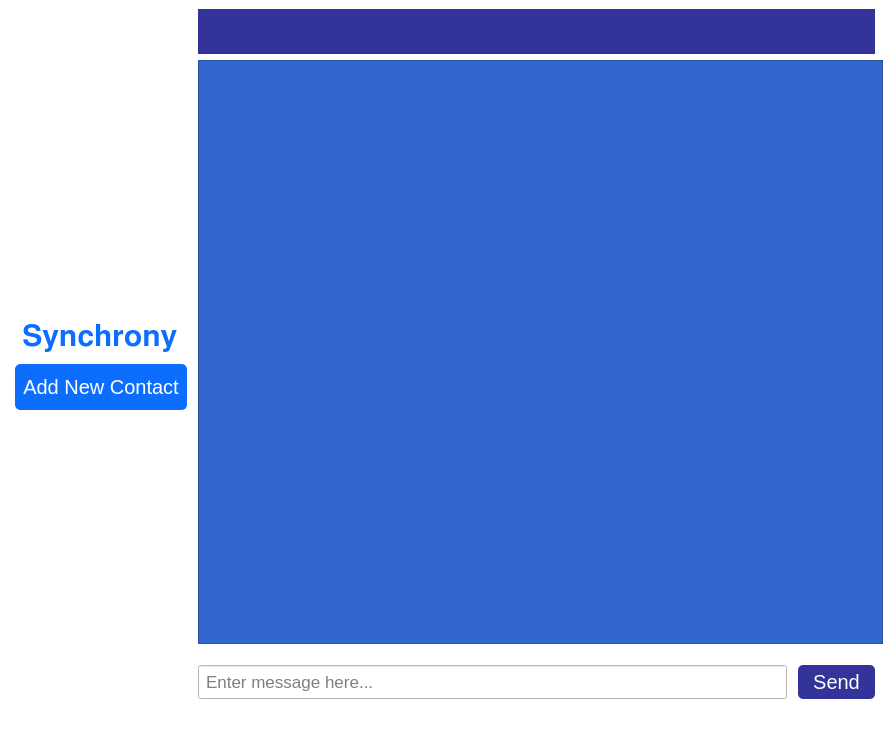
<?xml version="1.0" encoding="UTF-8"?>
<ui version="4.0">
 <class>chatWindow</class>
 <widget class="QMainWindow" name="chatWindow">
  <property name="geometry">
   <rect>
    <x>0</x>
    <y>0</y>
    <width>892</width>
    <height>745</height>
   </rect>
  </property>
  <property name="minimumSize">
   <size>
    <width>400</width>
    <height>300</height>
   </size>
  </property>
  <property name="maximumSize">
   <size>
    <width>892</width>
    <height>745</height>
   </size>
  </property>
  <property name="windowTitle">
   <string>MainWindow</string>
  </property>
  <property name="styleSheet">
   <string notr="true">background-color:#fff</string>
  </property>
  <widget class="QWidget" name="centralwidget">
   <layout class="QHBoxLayout" name="horizontalLayout">
    <item>
     <layout class="QVBoxLayout" name="contactPanel" stretch="0">
      <property name="spacing">
       <number>6</number>
      </property>
      <property name="leftMargin">
       <number>1</number>
      </property>
      <item>
       <layout class="QVBoxLayout" name="verticalLayout">
        <item>
         <widget class="QLabel" name="name">
          <property name="maximumSize">
           <size>
            <width>350</width>
            <height>50</height>
           </size>
          </property>
          <property name="styleSheet">
           <string notr="true">margin:5px 5px 0px 5px;font-size:30px;color:#0d6efd;</string>
          </property>
          <property name="text">
           <string>𝐒𝐲𝐧𝐜𝐡𝐫𝐨𝐧𝐲</string>
          </property>
         </widget>
        </item>
        <item>
         <layout class="QVBoxLayout" name="contactsList"/>
        </item>
        <item>
         <widget class="QPushButton" name="addButton">
          <property name="minimumSize">
           <size>
            <width>0</width>
            <height>0</height>
           </size>
          </property>
          <property name="maximumSize">
           <size>
            <width>350</width>
            <height>16777215</height>
           </size>
          </property>
          <property name="styleSheet">
           <string notr="true">margin:0px 5px 5px 5px;padding:10px 0px 10px 0px;border-radius:5px;border:1px solid #0d6efd;background-color: #0d6efd;font-weight: 400;line-height: 1.5;text-align: center;vertical-align: middle;font-size: 20px;color: #fff;</string>
          </property>
          <property name="text">
           <string>Add New Contact</string>
          </property>
         </widget>
        </item>
       </layout>
      </item>
     </layout>
    </item>
    <item>
     <layout class="QVBoxLayout" name="Chatpanel">
      <property name="sizeConstraint">
       <enum>QLayout::SetMinAndMaxSize</enum>
      </property>
      <item>
       <widget class="QLabel" name="headName">
        <property name="styleSheet">
         <string notr="true">font-size:30px;color:#fff;background-color:#333399;padding:5px 0px 5px 10px;margin-right:8px;</string>
        </property>
        <property name="text">
         <string/>
        </property>
       </widget>
      </item>
      <item>
       <widget class="QScrollArea" name="chatArea">
        <property name="maximumSize">
         <size>
          <width>700</width>
          <height>16777215</height>
         </size>
        </property>
        <property name="styleSheet">
         <string notr="true">background-color:#3366CC;</string>
        </property>
        <property name="verticalScrollBarPolicy">
         <enum>Qt::ScrollBarAlwaysOff</enum>
        </property>
        <property name="widgetResizable">
         <bool>true</bool>
        </property>
        <widget class="QWidget" name="scrollAreaWidgetContents">
         <property name="geometry">
          <rect>
           <x>0</x>
           <y>0</y>
           <width>684</width>
           <height>574</height>
          </rect>
         </property>
         <property name="maximumSize">
          <size>
           <width>700</width>
           <height>16777215</height>
          </size>
         </property>
         <widget class="QWidget" name="gridLayoutWidget">
          <property name="geometry">
           <rect>
            <x>-1</x>
            <y>0</y>
            <width>681</width>
            <height>571</height>
           </rect>
          </property>
          <layout class="QGridLayout" name="chatLayout"/>
         </widget>
        </widget>
       </widget>
      </item>
      <item>
       <layout class="QHBoxLayout" name="horizontalLayout_2">
        <item>
         <widget class="QLineEdit" name="message">
          <property name="styleSheet">
           <string notr="true">margin:10px 0px 10px;padding:5px;font-size:17px</string>
          </property>
          <property name="placeholderText">
           <string>Enter message here...</string>
          </property>
         </widget>
        </item>
        <item>
         <widget class="QPushButton" name="sendButton">
          <property name="styleSheet">
           <string notr="true">background-color:#333399;color:#fff;font-size:20px;margin:15px 8px 15px 5px;padding:5px 15px 5px 15px;border:0px solid transparent;border-radius:5px</string>
          </property>
          <property name="text">
           <string>Send</string>
          </property>
         </widget>
        </item>
       </layout>
      </item>
     </layout>
    </item>
   </layout>
  </widget>
  <widget class="QStatusBar" name="statusbar"/>
 </widget>
 <resources/>
 <connections/>
</ui>
